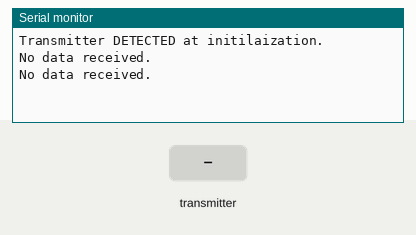
The sketch below on a simulated Arduino Uno, built with avr-gcc and run on an emulated ATmega328P. Shown: the last lines printed to the serial monitor. The inputs (shaded band) are chosen by the test bench. No radio packets arrive unless stated.

Above: at 1.8 s.
1.9 s: the transmitter starts sending humidity = 0
At 2.11 s:
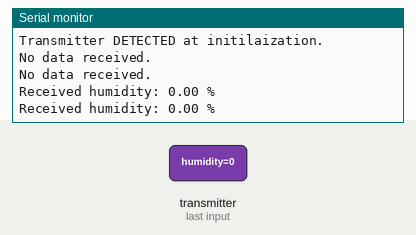
3.9 s: the transmitter starts sending humidity = 25
At 3.93 s:
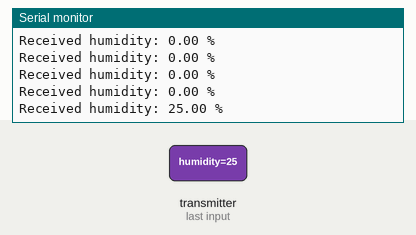

The sketch:

NRF24-DHT11_reciever_v1.ino
```cpp
#include <SPI.h>
#include <RF24.h>

#define CE_PIN 9
#define CSN_PIN 10

RF24 radio(CE_PIN, CSN_PIN); // Create an instance of the RF24 object
const uint64_t address = 0xF0F0F0F0E1LL; // Address for communication

void setup() {
  Serial.begin(115200); // Initialize the serial communication
  radio.begin(); // Initialize the RF24 module
  radio.openReadingPipe(1, address); // Set the address for communication
  radio.startListening(); // Put the radio in RX mode
  radio.setAutoAck(true); // Enable auto-ACK

  // Check if a transmitter is detected
  if (!radio.isChipConnected()) {
    Serial.println("Transmitter NOT detected at initialization!");
  } else {
    Serial.println("Transmitter DETECTED at initilaization.");
  }
}

void loop() {
  if (!radio.isChipConnected()) { // Check if the transmitter is not detected
    Serial.println("Transmitter not detected!");
  }

  if (!radio.available()) { // Check if there is no data available to receive
    Serial.println("No data received.");
    delay(1000); // Delay before checking again
    return;
  }

  float humidity = 0.0; // Variable to store the received humidity value
  radio.read(&humidity, sizeof(humidity)); // Receive the humidity value

  Serial.print("Received humidity: ");
  Serial.print(humidity);
  Serial.println(" %");

  delay(100); // Delay before checking for available data again
}
```

Measured:
- after the input at 1.9 s, the serial monitor: prints a new line after 0.11 s (image 1)
- after the input at 3.9 s, the serial monitor: prints a new line at once (image 2)
